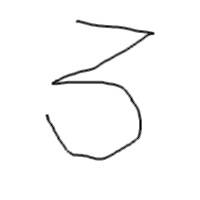
#> input picture my_images/3_200x200.jpg, 200 x 200 px
$ python predict.py ../my_images/3_200x200.jpg
#> lines starting #> are read from the running program, lines starting #| are printed output that depends on the picture
### src/preprocess.py
# src/preprocess.py

import cv2
import numpy as np

def preprocess_image(image_path):
    # Load image in grayscale
#> called with image_path = '../my_images/3_200x200.jpg'
    image = cv2.imread(image_path, cv2.IMREAD_GRAYSCALE)
#> image is the input picture: shape (200, 200); min 0, max 255, mean 249.3

    # Normalize to 0-1 range
    gray = image.astype(np.float32) / 255.0

    # Invert if background is white (mean > 0.5)
    if gray.mean() > 0.5:
        gray = 1 - gray
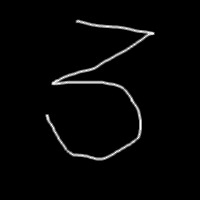
#> gray: shape (200, 200) float32; min 0, max 1, mean 0.0224

    # Resize to 8x8
    resized = cv2.resize(gray, (8, 8), interpolation=cv2.INTER_AREA)

    # Final normalization
    resized = (resized - resized.min()) / (resized.max() - resized.min() + 1e-8)

    return resized.flatten().astype(np.float32)

### src/model.py
# src/model.py

import numpy as np
from sklearn import datasets
from sklearn.neighbors import KNeighborsClassifier

def train_knn():
    digits = datasets.load_digits()
    features = digits.data.astype(np.float32) / 16.0
    labels = digits.target
    model = KNeighborsClassifier(n_neighbors=1)
    model.fit(features, labels)
    return model

### src/predict.py
# src/predict.py

import sys
from model import train_knn  # src/model.py
from preprocess import preprocess_image  # src/preprocess.py

if len(sys.argv) < 2:
    print("Usage: python predict.py <image>")
else:
    # 1st: train the model
    model = train_knn()
    # 2nd: preprocess the input image
    image_data = preprocess_image(sys.argv[1])
#> image_data = 64 values, max 1 at index 13, min 0 at index 0, mean 0.131
    # 3rd: predict the digit
    prediction = model.predict([image_data])
#> prediction = [0]
    print("Predicted digit:", prediction)
#| Predicted digit: [0]
